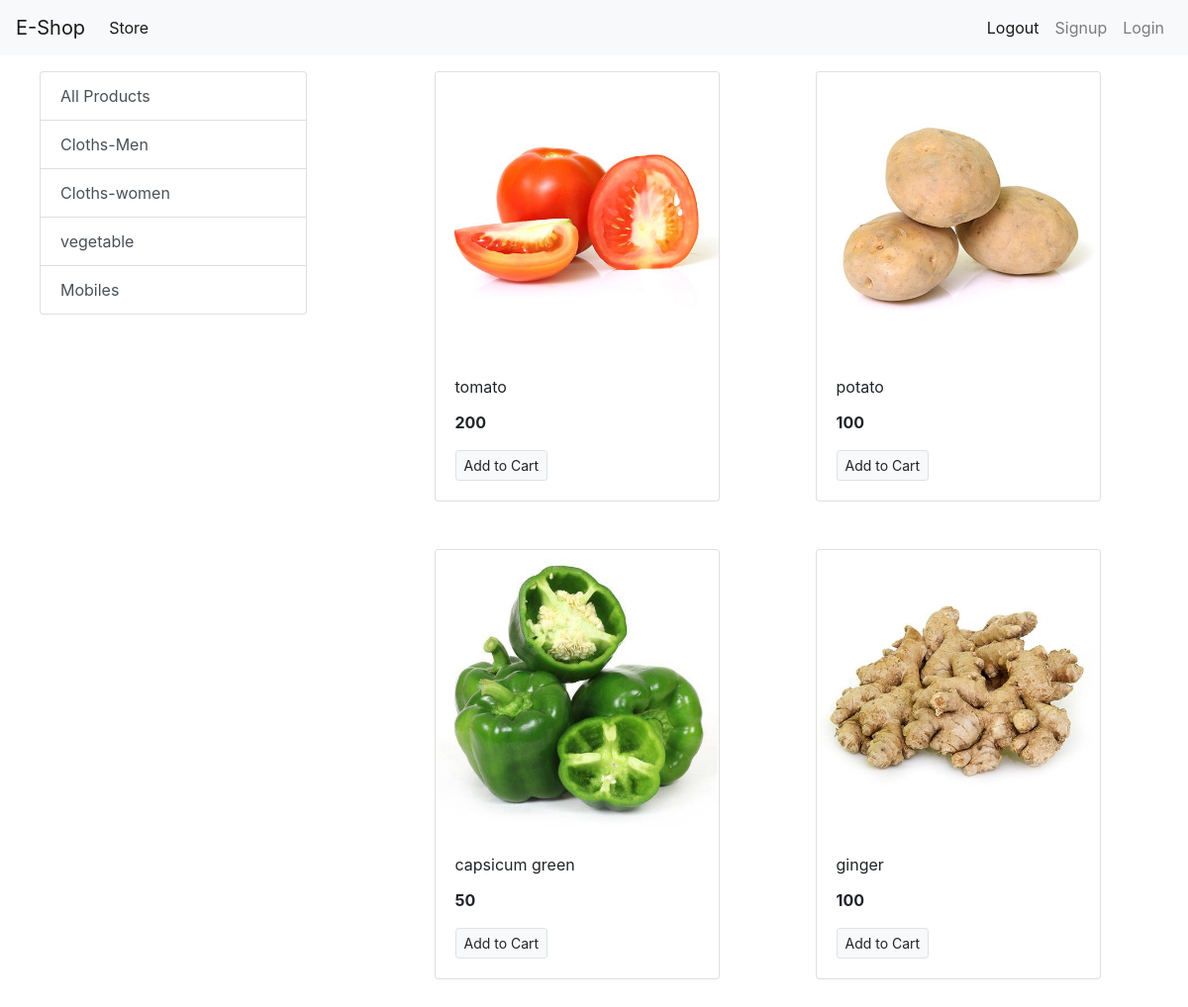
Screenshot of /?category=3 with the database file from the repository.
### store/models/category.py (models this page shows, shortened)
class Category(models.Model):
    name = models.CharField(max_length=20)
    @staticmethod
    def get_all_categories():
        return Category.objects.all()

### store/models/product.py (models this page shows, shortened)
class Product(models.Model):
    name = models.CharField(max_length=50)
    price = models.IntegerField(default=0)
    category = models.ForeignKey(Category, on_delete=models.CASCADE, default=1)
    description = models.CharField(max_length=200, default='', null=True, blank=True)
    image = models.ImageField(upload_to='uploads/products/')
    @staticmethod
    def get_all_products_by_categoryid(category_id):
        if category_id:
            return Product.objects.filter(category = category_id)
        else:
            return Product.get_all_products()

### store/views.py (the view)
# urls.py: path('', index),
def index(request):
    products = None
    categories = Category.get_all_categories()
    categoryID = request.GET.get('category')
    if categoryID:
        products = Product.get_all_products_by_categoryid(categoryID)
    else:
        products = Product.get_all_products();
    data = {}
    data['products'] = products
    data['categories'] = categories
    return render(request, 'index.html', data)

### store/templates/index.html
{% extends 'base.html' %}
{% block content %}
  <div class="container-fluid mt-3">
    <div class="row">
      <div class="col-lg-3 mx-auto">
        <div class="list-group">
          <a href="/" class="list-group-item list-group-item-action">All Products</a>
          {% for category in categories %}
          <a href="/?category={{category.id}}" class="list-group-item list-group-item-action">{{category.name}}</a>
          {% endfor %}
        </div>
      </div>
      <div id='products' class="col-lg-8 mx-auto">
        <div class="row mx-auto">
          {% for product in products %}
          <div class="card mx-auto mb-5" style="width: 18rem;">
            <img src="{{product.image.url}}" class="card-img-top" alt="...">
            <div class="card-body">
              <p class="card-title">{{product.name}}</p>
              <p class="card-text"><b>{{product.price}}</b></p>
              <a href="#" class="btn btn-light border btn-sm">Add to Cart</a>
            </div>
          </div>
          {% endfor %}
        </div>
      </div>
    </div>
  </div>
  {% endblock %}

### rows the page displays
Category: name "Cloths-Men"
Category: name "Cloths-women"
Category: name "vegetable"
Category: name "Mobiles"
Product: image (picture), name "tomato", price "200"
Product: image (picture), name "potato", price "100"
Product: image (picture), name "capsicum green", price "50"
Product: image (picture), name "ginger", price "100"
